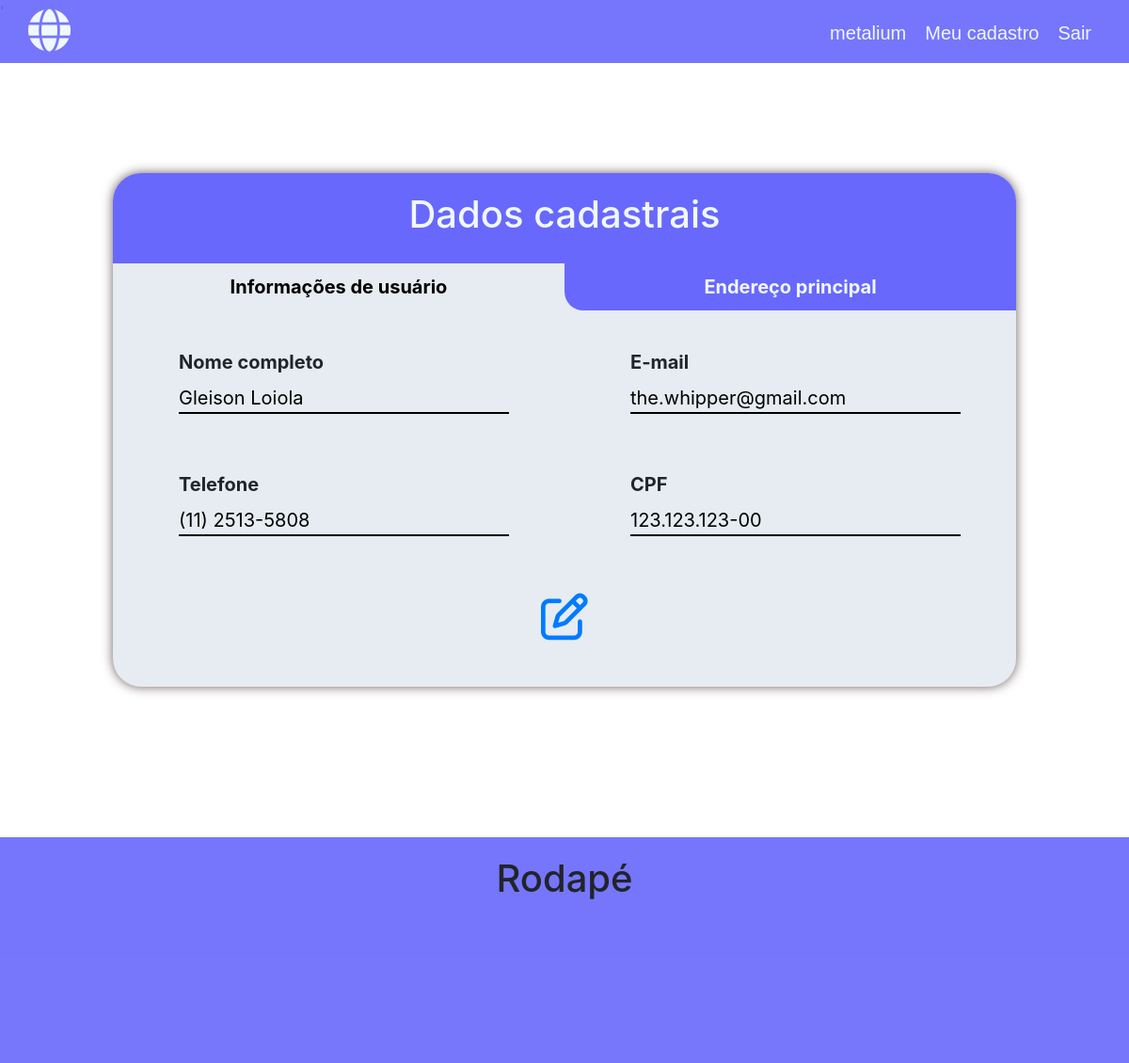
/my-profile/info/ (signed in), run on the app's committed database.
### login_register_user/models.py (models this page shows)
class DataUser(models.Model):
    objects = None
    user_profile = models.OneToOneField(User, on_delete=models.CASCADE, verbose_name='Usuário')
    cell_phone = models.CharField('Telefone', max_length=15, blank=True)
    cpf = models.CharField('CPF', max_length=14, unique=True)
    class Meta:
        verbose_name = 'Cadastro'

### my_profile/views.py (the view)
# urls.py: path('info/', views.my_info, name='info'),
@login_required(redirect_field_name='next', login_url='login')
def my_info(request):
    context = {
        'user_info': DataUser.objects.get(user_profile=request.user),
        'address': models.AddressUser.objects.filter(user=request.user, active=True)
    }
    return render(request, 'my_info.html', context)

### my_profile/templates/my_info.html (shortened to what this page needs)
{% extends 'base.html' %}
{% block 'content' %}
    <section class="section-user-info">
        <div class="info-container">
            <div class="title">
                <h1>Dados cadastrais</h1>
            </div>
            <div class="tabs">
                <button class="tab-button" id="tabStandard"  onclick="openTab(event, 'info')">Informações de usuário</button>
                <button class="tab-button" id="tabSecondary" onclick="openTab(event, 'address')" >Endereço principal</button>
            </div>
            <div id="info" class="content">
                <div class="info-group">
                    <div>
                        <label>Nome completo</label>
                        <input type="text" value="{{user_info.user_profile.first_name}} {{user_info.user_profile.last_name}}" readonly>
                    </div>
                    <div>
                        <label>E-mail</label>
                        <input type="email" value="{{user_info.user_profile.email}}" readonly>
                    </div>
                </div>
                <div class="info-group">
                    <div>
                        <label>Telefone</label>
                        <input type="text" value="{{ user_info.cell_phone }}" readonly>
                    </div>
                    <div>
                        <label>CPF</label>
                        <input type="text" placeholder="CPF" value="{{ user_info.cpf }}" readonly>
                    </div>
                </div>
                <div class="edit-container">
                    <a href="{% url 'edit_profile' user_info.pk %}"><i title="Editar dados" class="fa-regular fa-pen-to-square"></i></a>
                </div>
            </div>
        </div>
    </section>
{% endblock %}

### template_base/base.html (shortened to what this page needs)
<!DOCTYPE html>
{% load static %}
<html lang="pt-BR">
<head>
    <link rel="stylesheet" href="https://stackpath.bootstrapcdn.com/bootstrap/4.4.1/css/bootstrap.min.css">
    <link rel="stylesheet" href="https://cdnjs.cloudflare.com/ajax/libs/font-awesome/6.4.0/css/all.min.css" />
    <link rel="stylesheet" href="{% static 'css/style_home.css' %}">
    <link rel="stylesheet" href="{% static 'css/styles.css' %}">
    <link rel="stylesheet" href="{% static 'css/my_profile.css' %}">
</head>
<body>
    <nav>
        <div class="content-navbar">
            <a href="{% url 'home' %}"><i class="fa-sharp fa-solid fa-globe"></i></a>
            <ul>
                {% if user.is_authenticated %}
                <li><a href="#">{{user}}</a></li>
                <li><a href="{% url 'profile' %}">Meu cadastro</a></li>
                <li><a href="{% url 'logout' %}">Sair</a></li>
                {% else %}
                <li><a href="{% url 'login' %}">Entrar</a></li>
                <li><a href="{% url 'register' %}">Cadastrar</a></li>
                {% endif %}
            </ul>
        </div>
    </nav>
'
    {% block 'content' %}
    {% endblock %}
    <footer>
        <h1>Rodapé</h1>
    </footer>
</body>
</html>

### home/static/css/style_home.css (style rules this page uses)
html, body { height: 100%; }
body { display: flex; flex-direction: column; }
section { flex: 1 0 auto; }
footer { width: 100%; height: 30vh; background-color: rgb(104, 104, 252, 0.9); text-align: center; padding: 20px; flex-shrink: 0; }
nav { background-color: rgb(104, 104, 252, 0.9); height: 67px; display: flex; justify-content: center; position: fixed; width: 100%; z-index: 2; }
nav i { font-size: 45px; color: aliceblue; }
.content-navbar { margin-top: 10px; width: 95%; height: 40px; display: flex; justify-content: space-between; }
.content-navbar ul { list-style-type: none; display: flex; }
.content-navbar li { padding: 10px; font-size: 20px; font-family: Arial, Helvetica, sans-serif; color: aliceblue; }
.content-navbar a { text-decoration: none; color: aliceblue; }

### login_register_user/static/css/styles.css (style rules this page uses)
* { padding: 0; margin: 0; text-decoration: none; list-style: none; box-sizing: border-box; }

### my_profile/static/css/my_profile.css (style rules this page uses)
.section-user-info { padding: 160px 0px 160px 0px; }
.info-container { width: 80%; background-color: rgb(230, 236, 241); margin: 0 auto; border-radius: 30px; box-shadow: 0px 0px 12px 0px rgb(110, 93, 93); }
.info-container input { display: block; border: none; background-color:rgb(230, 236, 241); border-bottom: solid 2px; width: 90%; font-size: 20px; }
.info-container label { font-size: 20px; font-weight: bold; }
.title { background-color: rgb(104, 104, 252); width: 100%; text-align: center; padding: 20px; border-radius: 30px 30px 0px 0px; color: aliceblue; }
.info-group { display: flex; margin-top: 20px; }
.info-group div { width: 50%; padding: 20px; margin-left: 50px; }
.edit-container { margin-top: 40px; text-align: center; padding-bottom: 50px; }
.edit-container i { font-size: 50px; }
.tabs { display: flex; }
#tabStandard { border-radius: 0px 0px 20px 0px; }
#tabSecondary { border-radius: 0px 0px 0px 20px; }
.tab-button { width: 50%; background-color: rgb(104, 104, 252); color: aliceblue; border: none; padding: 10px; font-size: 20px; font-weight: bold; }
.tabs button.active { background-color: rgb(230, 236, 241); color: black; border: none; }
.content { display: none; }

### data on the page
DataUser: user_profile.first_name "Gleison Loiola", user_profile.email "the.whipper@gmail.com", cell_phone "(11) 2513-5808", cpf "123.123.123-00"

### other printed values
{{ user }} "metalium"
